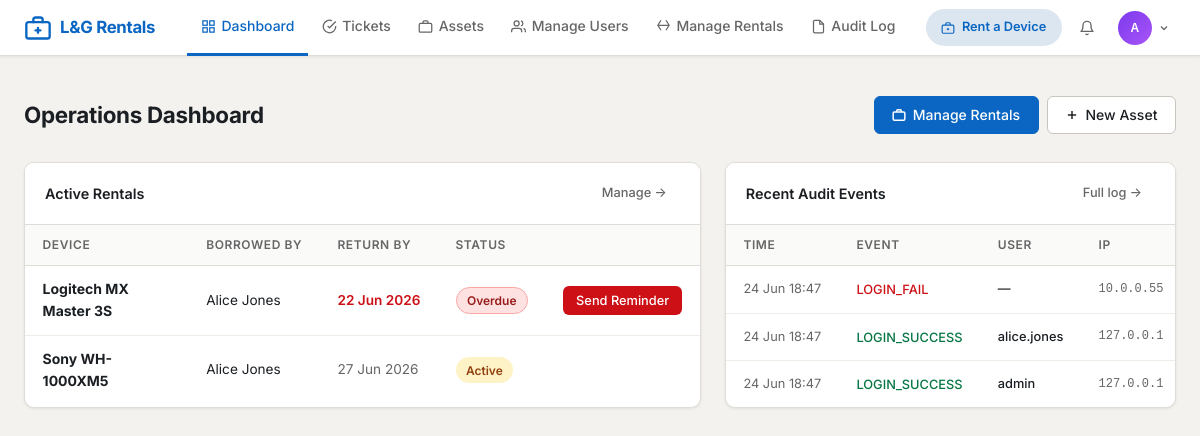
The app's page /dashboard (signed in) with its own data.
### app/models/__init__.py (models this page shows, shortened)
class User(UserMixin, db.Model):
    __tablename__ = 'users'
    id = db.Column(db.Integer, primary_key=True)
    username = db.Column(db.String(64), unique=True, nullable=False, index=True)
    email = db.Column(db.String(120), unique=True, nullable=False, index=True)
    password_hash = db.Column(db.String(256), nullable=False)
    role = db.Column(db.String(20), nullable=False, default='user')
    is_active = db.Column(db.Boolean, default=True, nullable=False)
    full_name = db.Column(db.String(120), nullable=False)
    department = db.Column(db.String(80))
    phone = db.Column(db.String(20))
    failed_login_count = db.Column(db.Integer, default=0, nullable=False)
    locked_until = db.Column(db.DateTime, nullable=True)
    created_at = db.Column(db.DateTime, default=datetime.utcnow, nullable=False)
    updated_at = db.Column(db.DateTime, default=datetime.utcnow, onupdate=datetime.utcnow)
    last_login = db.Column(db.DateTime, nullable=True)
    raised_tickets = db.relationship('Ticket', foreign_keys='Ticket.raised_by_id', backref='raised_by', lazy='dynamic')
    assigned_tickets = db.relationship('Ticket', foreign_keys='Ticket.assigned_to_id', backref='assigned_to', lazy='dynamic')
    assigned_assets = db.relationship('Asset', foreign_keys='Asset.assigned_to_id', backref='assigned_to', lazy='dynamic')
    comments = db.relationship('Comment', backref='author', lazy='dynamic')
    audit_logs = db.relationship('AuditLog', backref='user', lazy='dynamic')
    @property
    def is_admin(self):
        return self.role == 'admin'

class Rental(db.Model):
    __tablename__ = 'rentals'
    STATUS_ACTIVE = 'Active'
    STATUS_RETURNED = 'Returned'
    STATUS_OVERDUE = 'Overdue'
    id = db.Column(db.Integer, primary_key=True)
    item_id = db.Column(db.Integer, db.ForeignKey('rental_items.id'), nullable=False)
    user_id = db.Column(db.Integer, db.ForeignKey('users.id'), nullable=False)
    rented_at = db.Column(db.DateTime, default=datetime.utcnow, nullable=False)
    return_by = db.Column(db.Date, nullable=False)
    returned_at = db.Column(db.DateTime, nullable=True)
    status = db.Column(db.String(20), nullable=False, default='Active')
    notes = db.Column(db.Text)
    borrower = db.relationship('User', backref=db.backref('rentals', lazy='dynamic'))

class RentalItem(db.Model):
    __tablename__ = 'rental_items'
    CATEGORY_CHOICES = ['Headset', 'Keyboard', 'Mouse', 'Webcam',
                        'Laptop', 'Tablet', 'Phone', 'Cable / Adapter', 'Other']
    LOCATION_CHOICES = ['London', 'Hove', 'Cardiff']
    id = db.Column(db.Integer, primary_key=True)
    name = db.Column(db.String(120), nullable=False)
    category = db.Column(db.String(50), nullable=False)
    location = db.Column(db.String(50), nullable=False, default='London')
    description = db.Column(db.Text)
    image_filename = db.Column(db.String(120), nullable=True)
    quantity_total = db.Column(db.Integer, nullable=False, default=1)
    is_active = db.Column(db.Boolean, default=True, nullable=False)
    created_at = db.Column(db.DateTime, default=datetime.utcnow, nullable=False)
    rentals = db.relationship('Rental', backref='item', lazy='dynamic')

class AuditLog(db.Model):
    __tablename__ = 'audit_logs'
    EVENT_LOGIN_SUCCESS = 'LOGIN_SUCCESS'
    EVENT_LOGIN_FAIL = 'LOGIN_FAIL'
    EVENT_LOGOUT = 'LOGOUT'
    EVENT_ACCOUNT_LOCKED = 'ACCOUNT_LOCKED'
    EVENT_ACCESS_DENIED = 'ACCESS_DENIED'
    EVENT_CREATE = 'CREATE'
    EVENT_UPDATE = 'UPDATE'
    EVENT_DELETE = 'DELETE'
    EVENT_PASSWORD_CHANGE = 'PASSWORD_CHANGE'
    EVENT_USER_ACTIVATED = 'USER_ACTIVATED'
    EVENT_USER_DEACTIVATED = 'USER_DEACTIVATED'
    id = db.Column(db.Integer, primary_key=True)
    timestamp = db.Column(db.DateTime, default=datetime.utcnow, nullable=False, index=True)
    user_id = db.Column(db.Integer, db.ForeignKey('users.id'), nullable=True)
    event_type = db.Column(db.String(50), nullable=False, index=True)
    resource_type = db.Column(db.String(50))
    resource_id = db.Column(db.Integer)
    description = db.Column(db.Text, nullable=False)
    ip_address = db.Column(db.String(45))
    user_agent = db.Column(db.String(255))
    extra_data = db.Column(db.Text)

### app/routes/main.py (the view, shortened to what this page needs)
@main_bp.route('/dashboard')
@login_required
def dashboard():
    if current_user.is_admin:
        stats = {
            'total_assets': Asset.query.count(),
            'assets_in_use': Asset.query.filter_by(status='In Use').count(),
            'assets_available': Asset.query.filter_by(status='Available').count(),
            'total_users': User.query.count(),
            'active_users': User.query.filter_by(is_active=True).count(),
            'active_rentals': Rental.query.filter(Rental.status.in_(['Active', 'Overdue'])).count(),
            'overdue_rentals': Rental.query.filter_by(status='Overdue').count(),
        }
        recent_logs = (AuditLog.query
                       .order_by(AuditLog.timestamp.desc())
                       .limit(10).all())
        active_rentals = (Rental.query
                          .filter(Rental.status.in_(['Active', 'Overdue']))
                          .order_by(Rental.return_by)
                          .limit(10).all())
        return render_template('main/dashboard_admin.html',
                               stats=stats,
                               recent_logs=recent_logs,
                               active_rentals=active_rentals)

### app/utils/security.py (called while the page is built)
def apply_security_headers(response):
    response.headers['X-Content-Type-Options'] = 'nosniff'
    response.headers['X-Frame-Options'] = 'DENY'
    response.headers['X-XSS-Protection'] = '1; mode=block'
    response.headers['Referrer-Policy'] = 'strict-origin-when-cross-origin'
    csp_directives = current_app.config.get('CSP_DIRECTIVES', {})
    if csp_directives:
        csp_string = '; '.join(
            f"{key} {value}" for key, value in csp_directives.items()
        )
        response.headers['Content-Security-Policy'] = csp_string
    if not current_app.debug:
        response.headers['Strict-Transport-Security'] = \
            'max-age=31536000; includeSubDomains'
    response.headers['Permissions-Policy'] = \
        'camera=(), microphone=(), geolocation=()'
    return response

### app/templates/main/dashboard_admin.html (shortened to what this page needs)
{% extends "base.html" %}
{% block content %}
<div class="page-header">
    <div>
        <h1 class="page-title">Operations Dashboard</h1>
    </div>
    <div class="btn-group">
        <a href="{{ url_for('rentals.admin_rentals') }}" class="btn btn-primary">
            <svg width="14" height="14" viewBox="0 0 24 24" fill="none" stroke="currentColor" stroke-width="2.5"><rect x="2" y="7" width="20" height="14" rx="2"/><path d="M16 7V5a2 2 0 0 0-2-2h-4a2 2 0 0 0-2 2v2"/></svg>
            Manage Rentals
        </a>
        <a href="{{ url_for('assets.create_asset') }}" class="btn btn-outline">
            <svg width="14" height="14" viewBox="0 0 24 24" fill="none" stroke="currentColor" stroke-width="2.5"><line x1="12" y1="5" x2="12" y2="19"/><line x1="5" y1="12" x2="19" y2="12"/></svg>
            New Asset
        </a>
    </div>
</div>
<div class="dashboard-grid">
    <div class="card">
        <div class="card-header">
            Active Rentals
            <a href="{{ url_for('rentals.admin_rentals') }}" class="btn btn-ghost btn-sm">Manage →</a>
        </div>
        <div class="table-wrapper">
            <table>
                <thead>
                    <tr>
                        <th>Device</th>
                        <th>Borrowed By</th>
                        <th>Return By</th>
                        <th>Status</th>
                        <th></th>
                    </tr>
                </thead>
                <tbody>
                {% for r in active_rentals %}
                <tr>
                    <td><strong>{{ r.item.name }}</strong></td>
                    <td style="font-size:.85rem;">{{ r.borrower.full_name }}</td>
                    <td style="font-size:.85rem;white-space:nowrap;{% if r.status == 'Overdue' %}color:var(--danger);font-weight:600;{% else %}color:var(--text-muted);{% endif %}">
                        {{ r.return_by.strftime('%d %b %Y') }}
                    </td>
                    <td>
                        {% if r.status == 'Overdue' %}
                        <span class="badge badge-critical">Overdue</span>
                        {% else %}
                        <span class="badge badge-inprogress">Active</span>
                        {% endif %}
                    </td>
                    <td style="white-space:nowrap;">
                        {% if r.status == 'Overdue' %}
                        <form method="POST" action="{{ url_for('rentals.send_reminder', rental_id=r.id) }}" style="margin:0;">
                            {% set already_reminded = r.notifications.count() > 0 %}
                            <button type="submit" class="btn btn-sm {% if already_reminded %}btn-outline{% else %}btn-danger-sm{% endif %}" title="Send return reminder to {{ r.borrower.full_name }}">
                                {% if already_reminded %}Remind Again{% else %}Send Reminder{% endif %}
                            </button>
                        </form>
                        {% endif %}
                    </td>
                </tr>
                {% endfor %}
                </tbody>
            </table>
        </div>
    </div>
    <div class="card">
        <div class="card-header">
            Recent Audit Events
            <a href="{{ url_for('admin.audit_log') }}" class="btn btn-ghost btn-sm">Full log →</a>
        </div>
        <div class="table-wrapper">
            <table>
                <thead>
                    <tr>
                        <th>Time</th>
                        <th>Event</th>
                        <th>User</th>
                        <th>IP</th>
                    </tr>
                </thead>
                <tbody>
                {% for log in recent_logs %}
                <tr>
                    <td style="font-size:.8rem;white-space:nowrap;color:var(--text-muted);">
                        {{ log.timestamp.strftime('%d %b %H:%M') }}
                    </td>
                    <td>
                        <span class="ev-{{ log.event_type }}" style="font-size:.8rem;">{{ log.event_type }}</span>
                    </td>
                    <td style="font-size:.8rem;font-weight:500;">
                        {{ log.user.username if log.user else '—' }}
                    </td>
                    <td style="font-size:.75rem;color:var(--text-muted);font-family:monospace;">
                        {{ log.ip_address or '—' }}
                    </td>
                </tr>
                {% else %}
                <tr>
                    <td colspan="4">
                        <div class="empty-state" style="padding:1.5rem;"><p>No events yet</p></div>
                    </td>
                </tr>
                {% endfor %}
                </tbody>
            </table>
        </div>
    </div>
</div>
{% endblock %}

### app/templates/base.html (shortened to what this page needs)
<!DOCTYPE html>
<html lang="en">
<head>
    <link rel="stylesheet" href="{{ url_for('static', filename='css/main.css') }}">
</head>
<body>
{% if current_user.is_authenticated %}
<nav class="navbar">
    <a href="{{ url_for('main.dashboard') }}" class="nav-brand">
        <svg viewBox="0 0 24 24" fill="none" stroke="currentColor" stroke-width="2" stroke-linecap="round" stroke-linejoin="round">
            <rect x="2" y="7" width="20" height="14" rx="2"/><path d="M16 7V5a2 2 0 0 0-2-2h-4a2 2 0 0 0-2 2v2"/><line x1="12" y1="12" x2="12" y2="16"/><line x1="10" y1="14" x2="14" y2="14"/>
        </svg>
        L&G Rentals
    </a>
    <ul class="nav-links">
        <li>
            <a href="{{ url_for('main.dashboard') }}" class="{% if request.endpoint == 'main.dashboard' %}active{% endif %}">
                <svg width="15" height="15" viewBox="0 0 24 24" fill="none" stroke="currentColor" stroke-width="2"><rect x="3" y="3" width="7" height="7"/><rect x="14" y="3" width="7" height="7"/><rect x="14" y="14" width="7" height="7"/><rect x="3" y="14" width="7" height="7"/></svg>
                Dashboard
            </a>
        </li>
        {% if current_user.is_admin %}
        <li>
            <a href="{{ url_for('tickets.list_tickets') }}" class="{% if 'tickets' in request.endpoint %}active{% endif %}">
                <svg width="15" height="15" viewBox="0 0 24 24" fill="none" stroke="currentColor" stroke-width="2"><path d="M22 11.08V12a10 10 0 1 1-5.93-9.14"/><polyline points="22 4 12 14.01 9 11.01"/></svg>
                Tickets
            </a>
        </li>
        <li>
            <a href="{{ url_for('assets.list_assets') }}" class="{% if 'assets' in request.endpoint %}active{% endif %}">
                <svg width="15" height="15" viewBox="0 0 24 24" fill="none" stroke="currentColor" stroke-width="2"><rect x="2" y="7" width="20" height="14" rx="2"/><path d="M16 7V5a2 2 0 0 0-2-2h-4a2 2 0 0 0-2 2v2"/></svg>
                Assets
            </a>
        </li>
        <li>
            <a href="{{ url_for('admin.list_users') }}" class="{% if 'admin' in request.endpoint %}active{% endif %}">
                <svg width="15" height="15" viewBox="0 0 24 24" fill="none" stroke="currentColor" stroke-width="2"><path d="M17 21v-2a4 4 0 0 0-4-4H5a4 4 0 0 0-4 4v2"/><circle cx="9" cy="7" r="4"/><path d="M23 21v-2a4 4 0 0 0-3-3.87M16 3.13a4 4 0 0 1 0 7.75"/></svg>
                Manage Users
            </a>
        </li>
        <li>
            <a href="{{ url_for('rentals.admin_rentals') }}" class="{% if 'rentals' in request.endpoint and current_user.is_admin %}active{% endif %}">
                <svg width="15" height="15" viewBox="0 0 24 24" fill="none" stroke="currentColor" stroke-width="2"><path d="M21 10H3M16 2l5 8-5 8M8 2L3 10l5 8"/></svg>
                Manage Rentals
            </a>
        </li>
        <li>
            <a href="{{ url_for('admin.audit_log') }}" class="{% if request.endpoint == 'admin.audit_log' %}active{% endif %}">
                <svg width="15" height="15" viewBox="0 0 24 24" fill="none" stroke="currentColor" stroke-width="2"><path d="M14 2H6a2 2 0 0 0-2 2v16a2 2 0 0 0 2 2h12a2 2 0 0 0 2-2V8z"/><polyline points="14 2 14 8 20 8"/></svg>
                Audit Log
            </a>
        </li>
        {% endif %}
    </ul>
    <div class="nav-right">
        <a href="{{ url_for('rentals.catalog') }}"
           class="nav-rent-btn {% if 'rentals' in request.endpoint %}nav-rent-btn-active{% endif %}">
            <svg width="14" height="14" viewBox="0 0 24 24" fill="none" stroke="currentColor" stroke-width="2">
                <rect x="2" y="7" width="20" height="14" rx="2"/><path d="M16 7V5a2 2 0 0 0-2-2h-4a2 2 0 0 0-2 2v2"/><line x1="12" y1="12" x2="12" y2="16"/><line x1="10" y1="14" x2="14" y2="14"/>
            </svg>
            Rent a Device
        </a>
        <div class="nav-notif" id="notifDropdown">
            <button class="nav-notif-btn" id="notifBtn" type="button" aria-haspopup="true" aria-expanded="false">
                <svg width="16" height="16" viewBox="0 0 24 24" fill="none" stroke="currentColor" stroke-width="2" stroke-linecap="round" stroke-linejoin="round">
                    <path d="M18 8A6 6 0 0 0 6 8c0 7-3 9-3 9h18s-3-2-3-9"/>
                    <path d="M13.73 21a2 2 0 0 1-3.46 0"/>
                </svg>
            </button>
        </div>
        <div class="nav-user-dropdown" id="userDropdown">
            <button class="nav-avatar-btn" id="userAvatarBtn" type="button" aria-haspopup="true" aria-expanded="false">
                {% set parts = current_user.full_name.split() %}
                <div class="user-avatar {% if current_user.is_admin %}avatar-admin{% elif current_user.is_guest %}avatar-guest{% else %}avatar-user{% endif %}">
                    {{ parts[0][0]|upper }}{% if parts|length > 1 %}{{ parts[-1][0]|upper }}{% endif %}
                </div>
                <svg width="12" height="12" viewBox="0 0 24 24" fill="none" stroke="currentColor" stroke-width="2.5"><path d="M6 9l6 6 6-6"/></svg>
            </button>
        </div>
    </div>
</nav>
{% endif %}
{% block flash %}
<div class="flash-container">
</div>
{% endblock %}
<main class="{% block main_class %}main-content{% endblock %}">
    {% block content %}{% endblock %}
</main>
</body>
</html>

### records on screen
User: full_name "A"
Rental: item.name "Logitech MX Master 3S", borrower.full_name "Alice Jones", return_by "22 Jun 2026", status "Overdue", shows "Send Reminder"
Rental: item.name "Sony WH-1000XM5", borrower.full_name "Alice Jones", return_by "27 Jun 2026", status "Active"
AuditLog: timestamp "24 Jun 18:47", event_type "LOGIN_FAIL", user "—", ip_address "10.0.0.55"
AuditLog: timestamp "24 Jun 18:47", event_type "LOGIN_SUCCESS", user "alice.jones", ip_address "127.0.0.1"
AuditLog: timestamp "24 Jun 18:47", event_type "LOGIN_SUCCESS", user "admin", ip_address "127.0.0.1"
